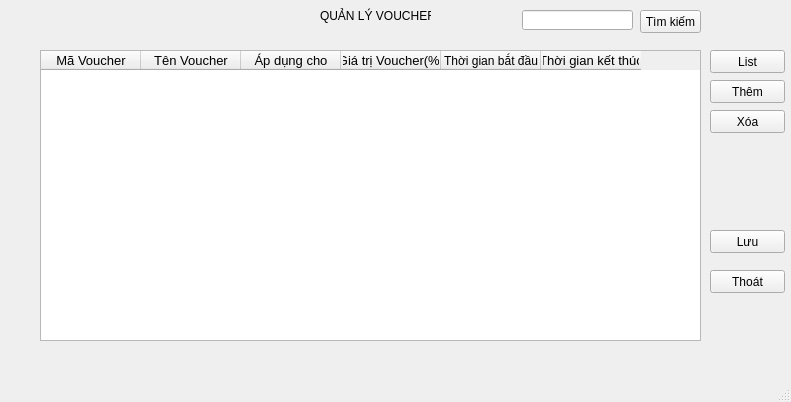
<?xml version="1.0" encoding="UTF-8"?>
<ui version="4.0">
 <class>qlvoucher</class>
 <widget class="QMainWindow" name="qlvoucher">
  <property name="geometry">
   <rect>
    <x>0</x>
    <y>0</y>
    <width>791</width>
    <height>402</height>
   </rect>
  </property>
  <property name="windowTitle">
   <string>qlvoucher</string>
  </property>
  <widget class="QWidget" name="centralwidget">
   <widget class="QPushButton" name="btnTrolai">
    <property name="geometry">
     <rect>
      <x>710</x>
      <y>270</y>
      <width>75</width>
      <height>23</height>
     </rect>
    </property>
    <property name="text">
     <string>Thoát</string>
    </property>
   </widget>
   <widget class="QTableWidget" name="tableWidgetQLVC">
    <property name="geometry">
     <rect>
      <x>40</x>
      <y>50</y>
      <width>661</width>
      <height>291</height>
     </rect>
    </property>
    <property name="focusPolicy">
     <enum>Qt::WheelFocus</enum>
    </property>
    <property name="layoutDirection">
     <enum>Qt::LeftToRight</enum>
    </property>
    <property name="autoFillBackground">
     <bool>true</bool>
    </property>
    <property name="autoScrollMargin">
     <number>16</number>
    </property>
    <property name="dragEnabled">
     <bool>false</bool>
    </property>
    <property name="selectionBehavior">
     <enum>QAbstractItemView::SelectItems</enum>
    </property>
    <property name="horizontalScrollMode">
     <enum>QAbstractItemView::ScrollPerItem</enum>
    </property>
    <property name="showGrid">
     <bool>true</bool>
    </property>
    <property name="gridStyle">
     <enum>Qt::SolidLine</enum>
    </property>
    <property name="sortingEnabled">
     <bool>true</bool>
    </property>
    <property name="wordWrap">
     <bool>true</bool>
    </property>
    <property name="rowCount">
     <number>0</number>
    </property>
    <property name="columnCount">
     <number>6</number>
    </property>
    <attribute name="horizontalHeaderMinimumSectionSize">
     <number>39</number>
    </attribute>
    <column>
     <property name="text">
      <string>Mã Voucher</string>
     </property>
     <property name="font">
      <font>
       <pointsize>10</pointsize>
      </font>
     </property>
     <property name="background">
      <color>
       <red>255</red>
       <green>255</green>
       <blue>255</blue>
      </color>
     </property>
    </column>
    <column>
     <property name="text">
      <string>Tên Voucher</string>
     </property>
     <property name="font">
      <font>
       <pointsize>10</pointsize>
      </font>
     </property>
     <property name="background">
      <color>
       <red>255</red>
       <green>255</green>
       <blue>255</blue>
      </color>
     </property>
    </column>
    <column>
     <property name="text">
      <string>Áp dụng cho</string>
     </property>
     <property name="font">
      <font>
       <pointsize>10</pointsize>
      </font>
     </property>
     <property name="background">
      <color>
       <red>255</red>
       <green>255</green>
       <blue>255</blue>
      </color>
     </property>
    </column>
    <column>
     <property name="text">
      <string>Giá trị Voucher(%)</string>
     </property>
     <property name="font">
      <font>
       <pointsize>10</pointsize>
      </font>
     </property>
     <property name="background">
      <color>
       <red>255</red>
       <green>255</green>
       <blue>255</blue>
      </color>
     </property>
    </column>
    <column>
     <property name="text">
      <string>Thời gian bắt đầu</string>
     </property>
    </column>
    <column>
     <property name="text">
      <string>Thời gian kết thúc</string>
     </property>
     <property name="font">
      <font>
       <pointsize>10</pointsize>
      </font>
     </property>
     <property name="background">
      <color>
       <red>255</red>
       <green>255</green>
       <blue>255</blue>
      </color>
     </property>
    </column>
   </widget>
   <widget class="QLabel" name="lblQLVC">
    <property name="geometry">
     <rect>
      <x>320</x>
      <y>0</y>
      <width>111</width>
      <height>31</height>
     </rect>
    </property>
    <property name="text">
     <string>QUẢN LÝ VOUCHER</string>
    </property>
   </widget>
   <widget class="QPushButton" name="btnLuu">
    <property name="geometry">
     <rect>
      <x>710</x>
      <y>230</y>
      <width>75</width>
      <height>23</height>
     </rect>
    </property>
    <property name="text">
     <string>Lưu</string>
    </property>
   </widget>
   <widget class="QPushButton" name="btnlvc">
    <property name="geometry">
     <rect>
      <x>710</x>
      <y>50</y>
      <width>75</width>
      <height>23</height>
     </rect>
    </property>
    <property name="text">
     <string>List</string>
    </property>
   </widget>
   <widget class="QPushButton" name="btnXoa">
    <property name="geometry">
     <rect>
      <x>710</x>
      <y>110</y>
      <width>75</width>
      <height>23</height>
     </rect>
    </property>
    <property name="text">
     <string>Xóa</string>
    </property>
   </widget>
   <widget class="QPushButton" name="btnFind">
    <property name="geometry">
     <rect>
      <x>640</x>
      <y>10</y>
      <width>61</width>
      <height>23</height>
     </rect>
    </property>
    <property name="text">
     <string>Tìm kiếm</string>
    </property>
   </widget>
   <widget class="QLineEdit" name="lineEditFind">
    <property name="geometry">
     <rect>
      <x>522</x>
      <y>10</y>
      <width>111</width>
      <height>20</height>
     </rect>
    </property>
   </widget>
   <widget class="QPushButton" name="pushButton">
    <property name="geometry">
     <rect>
      <x>710</x>
      <y>80</y>
      <width>75</width>
      <height>23</height>
     </rect>
    </property>
    <property name="text">
     <string>Thêm</string>
    </property>
   </widget>
   <zorder>btnTrolai</zorder>
   <zorder>lblQLVC</zorder>
   <zorder>btnLuu</zorder>
   <zorder>btnlvc</zorder>
   <zorder>btnXoa</zorder>
   <zorder>btnFind</zorder>
   <zorder>lineEditFind</zorder>
   <zorder>tableWidgetQLVC</zorder>
   <zorder>pushButton</zorder>
  </widget>
  <widget class="QMenuBar" name="menubar">
   <property name="geometry">
    <rect>
     <x>0</x>
     <y>0</y>
     <width>791</width>
     <height>21</height>
    </rect>
   </property>
  </widget>
  <widget class="QStatusBar" name="statusbar"/>
 </widget>
 <resources/>
 <connections/>
</ui>
